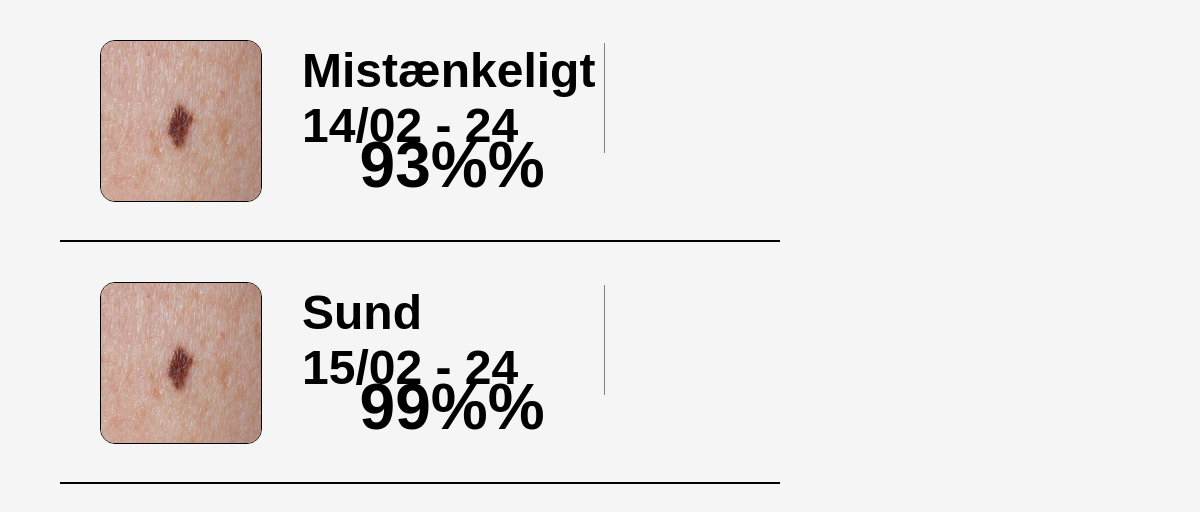
/list/ (signed in), run on an earlier commit of the app's database.
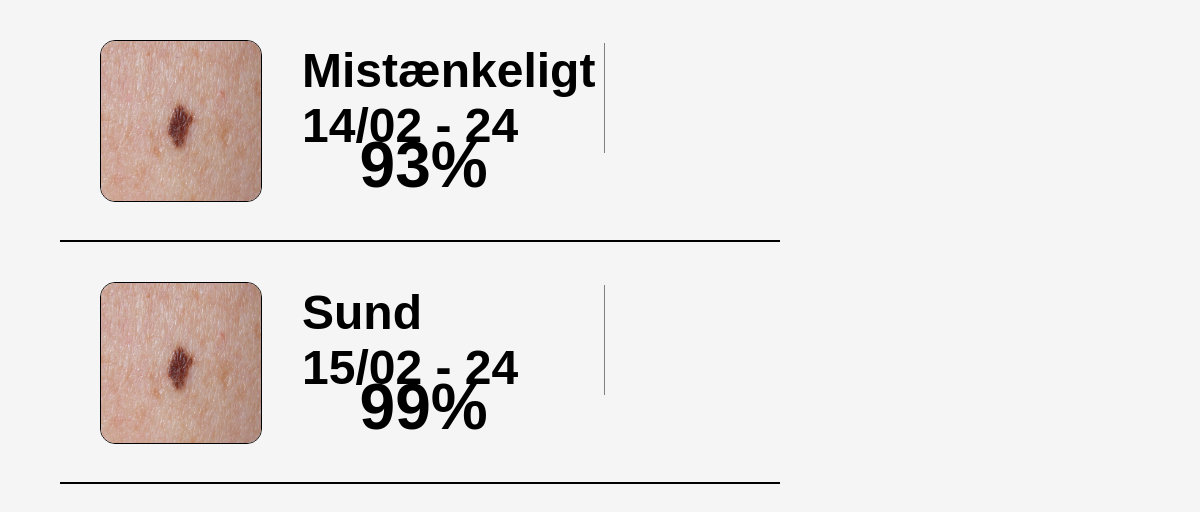
And on a later commit of the database.
### tables this page shows
CREATE TABLE "results" (
	"ID"	INTEGER,
	"User"	TEXT,
	"Image"	BLOB,
	"result"	TEXT,
	"date"	TEXT,
	"accuracy"	NUMERIC,
	PRIMARY KEY("ID" AUTOINCREMENT)
);

### Main.py (the view)
@app.route('/list/', methods=["POST", "GET"])
def list():
    conn = sqlite3.connect("static/db/Bruger.db")
    cursor = conn.cursor()
    cursor.execute("SELECT result, date, accuracy FROM results WHERE User = ?", (session["name"],))
    results = cursor.fetchall()
    conn.close()
    return render_template('list.html', title="List", results=results)

### templates/list.html (shortened to what this page needs)
<!DOCTYPE html>
<html lang="en">
<head>
    <link rel="stylesheet" href="{{ url_for('static', filename='css/list.css') }}">
</head>
<body>
    <div class="container">
        {% for result, date, accuracy in results %}
        <div class="item">
            <img src="/static/IMG/result.jpg" alt="image" style="max-width: 300px; max-height: 300px;">
            <h1 id="first">{{ result }}</h1>
            <h1 id="second">{{ date }}</h1>
            <h1 id="third">{{ accuracy }}%</h1>
            <br>
        </div>
        {% endfor %}
    </div>
</body>
</html>

### static/css/list.css (style rules this page uses)
* { margin: 0; padding: 0; font-family: 'Trebuchet MS', 'Lucida Sans Unicode', 'Lucida Grande', 'Lucida Sans', Arial, sans-serif; }
body { background-color: whitesmoke; }
.container { width: 60%; margin-left: 5%; }
.container .item { height: 30vh; width: 100%; border-bottom: solid black 2px; }
.container .item img { float: left; height: 20vh; width: 20vh; margin: 5vh; border-radius: 15px; border: solid black 1px; }
.container .item h1 { font-size: 6vh; width: 42%; float: left; border-right: solid grey 1px; }
.container .item #first { margin-top: 6%; }
.container .item #third { margin-top: -3.5%; margin-left: 8%; width: 20%; border-right: 0; font-size: 8vh; }

What changed in the data, as far as the page shows it:
changed results "Mistænkeligt": accuracy "93%" → "93"
changed results "Sund": accuracy "99%" → "99"
